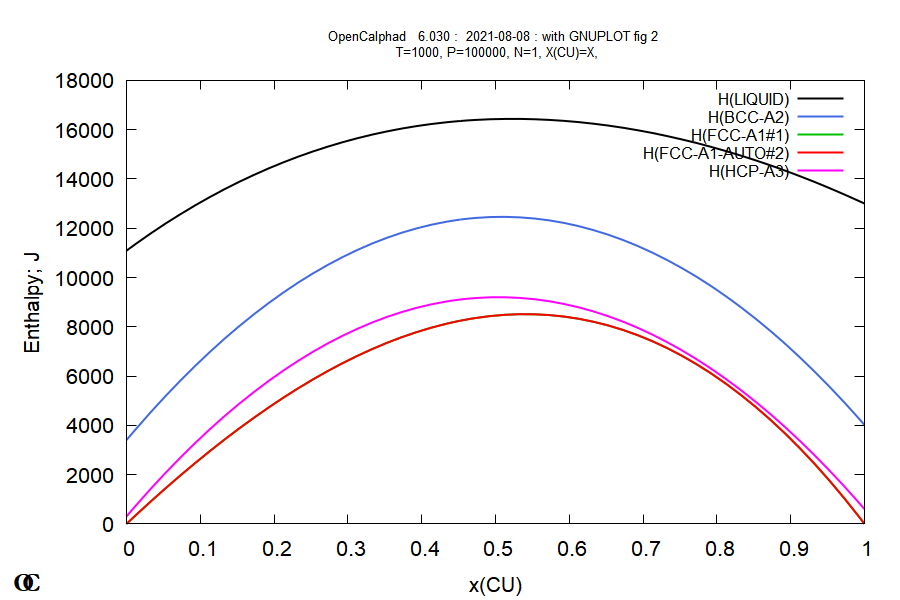

This chart was generated by the following gnuplot code:
# GNUPLOT file generated by OpenCalphad
# OpenCalphad   6.030 :  2021-08-08 : with GNUPLOT fig 2
set terminal wxt size 840,700 font "Arial,16"
#set terminal pdf color solid size 6,5 enhanced font "Arial,16"
#set output "ocgnu.pdf"
set title "OpenCalphad   6.030 :  2021-08-08 : with GNUPLOT fig 2 \n T=1000, P=100000, N=1, X(CU)=X," font "Arial,10" 
set origin 0.0, 0.0 
set size   1.0000,   1.0000
set xlabel "x(CU)"
set ylabel "Enthalpy; J"
set label "~O{.0  C}" at screen 0.02, 0.03 font "Garamond Bold,20"
set key top right font "Arial,12"
set style line  1 lt  1 lc rgb "#000000" lw 2 pt 10
set style line  2 lt  1 lc rgb "#4169E1" lw 2 pt 6
set style line  3 lt  1 lc rgb "#00C000" lw 2 pt 3
set style line  4 lt  1 lc rgb "#FF0000" lw 2 pt 2
set style line  5 lt  1 lc rgb "#FF00FF" lw 2 pt 4
set style line  6 lt  1 lc rgb "#C8C800" lw 2 pt 5
set style line  7 lt  1 lc rgb "#C0C0C0" lw 2 pt 7
set style line  8 lt  1 lc rgb "#00FFFF" lw 2 pt 8
set style line  9 lt  1 lc rgb "#804080" lw 2 pt 9
set style line 10 lt  1 lc rgb "#7CFF40" lw 2 pt 1
# for invariants, faded read
set style line 100 lt 1 lc rgb "#FF3333" lw 3 pt 1

# Some useful GNUPLOT commands for editing the figure
# This is a dashed line (on pdf/wxt):
# set style line 15 lt 0 lc rgb "#C8C800" lw 2 pt 2

# set pointsize 0.6
# set label "text" at 0.5, 0.5 rotate by 60 font "arial,12"
# set xrange [0.5 : 0.7] 
# Adding manually a line and keep scaling:
# set arrow x0, y0 to x1,y1 nohead linestyle 1
# set multiplot
# set xrange [] writeback
#  ... plot someting
# set xrange restore
#  ... plot more using same axis scaling 
# unset multiplot



# begin of data with lines    315
$OCT210808093339 << EOD
KEYS:  x(CU) H(LIQUID) H(BCC-A2) H(FCC-A1#1) H(FCC-A1-AUTO#2) H(HCP-A3) 
 # First line: LIQUID
   1    4.527363E-01    1.635145E+04 NaN  NaN  NaN  NaN 
   2    4.527563E-01    1.635150E+04 NaN  NaN  NaN  NaN 
   3    4.527763E-01    1.635155E+04 NaN  NaN  NaN  NaN 
   4    4.567763E-01    1.636097E+04 NaN  NaN  NaN  NaN 
   5    4.607763E-01    1.636984E+04 NaN  NaN  NaN  NaN 
   6    4.647763E-01    1.637814E+04 NaN  NaN  NaN  NaN 
   7    4.727363E-01    1.639298E+04 NaN  NaN  NaN  NaN 
   8    4.927363E-01    1.642058E+04 NaN  NaN  NaN  NaN 
   9    5.127363E-01    1.643447E+04 NaN  NaN  NaN  NaN 
  10    5.327363E-01    1.643486E+04 NaN  NaN  NaN  NaN 
  11    5.527363E-01    1.642195E+04 NaN  NaN  NaN  NaN 
  12    5.727363E-01    1.639596E+04 NaN  NaN  NaN  NaN 
  13    5.927363E-01    1.635707E+04 NaN  NaN  NaN  NaN 
  14    6.127363E-01    1.630546E+04 NaN  NaN  NaN  NaN 
  15    6.327363E-01    1.624132E+04 NaN  NaN  NaN  NaN 
  16    6.527363E-01    1.616481E+04 NaN  NaN  NaN  NaN 
  17    6.727363E-01    1.607610E+04 NaN  NaN  NaN  NaN 
  18    6.927363E-01    1.597534E+04 NaN  NaN  NaN  NaN 
  19    7.127363E-01    1.586268E+04 NaN  NaN  NaN  NaN 
  20    7.327363E-01    1.573825E+04 NaN  NaN  NaN  NaN 
  21    7.527363E-01    1.560219E+04 NaN  NaN  NaN  NaN 
  22    7.727363E-01    1.545462E+04 NaN  NaN  NaN  NaN 
  23    7.927363E-01    1.529567E+04 NaN  NaN  NaN  NaN 
  24    8.127363E-01    1.512543E+04 NaN  NaN  NaN  NaN 
  25    8.327363E-01    1.494401E+04 NaN  NaN  NaN  NaN 
  26    8.527363E-01    1.475150E+04 NaN  NaN  NaN  NaN 
  27    8.727363E-01    1.454800E+04 NaN  NaN  NaN  NaN 
  28    8.927363E-01    1.433358E+04 NaN  NaN  NaN  NaN 
  29    9.127363E-01    1.410830E+04 NaN  NaN  NaN  NaN 
  30    9.327363E-01    1.387224E+04 NaN  NaN  NaN  NaN 
  31    9.527363E-01    1.362545E+04 NaN  NaN  NaN  NaN 
  32    9.727363E-01    1.336798E+04 NaN  NaN  NaN  NaN 
  33    9.927363E-01    1.309988E+04 NaN  NaN  NaN  NaN 
  34    1.000000E+00    1.299988E+04    0.000000E+00    0.000000E+00    0.000000E+00    0.000000E+00
# end of line   1  LIQUID

# new line LIQUID
  35    4.527363E-01    1.635145E+04 NaN  NaN  NaN  NaN 
  36    4.527163E-01    1.635140E+04 NaN  NaN  NaN  NaN 
  37    4.526963E-01    1.635135E+04 NaN  NaN  NaN  NaN 
  38    4.486963E-01    1.634135E+04 NaN  NaN  NaN  NaN 
  39    4.446963E-01    1.633077E+04 NaN  NaN  NaN  NaN 
  40    4.406963E-01    1.631963E+04 NaN  NaN  NaN  NaN 
  41    4.327363E-01    1.629575E+04 NaN  NaN  NaN  NaN 
  42    4.127363E-01    1.622564E+04 NaN  NaN  NaN  NaN 
  43    3.927363E-01    1.614089E+04 NaN  NaN  NaN  NaN 
  44    3.727363E-01    1.604123E+04 NaN  NaN  NaN  NaN 
  45    3.527363E-01    1.592642E+04 NaN  NaN  NaN  NaN 
  46    3.327363E-01    1.579617E+04 NaN  NaN  NaN  NaN 
  47    3.127363E-01    1.565021E+04 NaN  NaN  NaN  NaN 
  48    2.927363E-01    1.548827E+04 NaN  NaN  NaN  NaN 
  49    2.727363E-01    1.531004E+04 NaN  NaN  NaN  NaN 
  50    2.527363E-01    1.511524E+04 NaN  NaN  NaN  NaN 
  51    2.327363E-01    1.490355E+04 NaN  NaN  NaN  NaN 
  52    2.127363E-01    1.467466E+04 NaN  NaN  NaN  NaN 
  53    1.927363E-01    1.442826E+04 NaN  NaN  NaN  NaN 
  54    1.727363E-01    1.416401E+04 NaN  NaN  NaN  NaN 
  55    1.527363E-01    1.388157E+04 NaN  NaN  NaN  NaN 
  56    1.327363E-01    1.358060E+04 NaN  NaN  NaN  NaN 
  57    1.127363E-01    1.326076E+04 NaN  NaN  NaN  NaN 
  58    9.273632E-02    1.292168E+04 NaN  NaN  NaN  NaN 
  59    7.273632E-02    1.256300E+04 NaN  NaN  NaN  NaN 
  60    5.273632E-02    1.218433E+04 NaN  NaN  NaN  NaN 
  61    3.273632E-02    1.178531E+04 NaN  NaN  NaN  NaN 
  62    1.273632E-02    1.136554E+04 NaN  NaN  NaN  NaN 
  63    1.100000E-12    1.108723E+04    0.000000E+00    0.000000E+00    0.000000E+00    0.000000E+00
# end of line   2  LIQUID

# new line BCC_A2
  64    4.527363E-01 NaN     1.235115E+04 NaN  NaN  NaN 
  65    4.527563E-01 NaN     1.235123E+04 NaN  NaN  NaN 
  66    4.527763E-01 NaN     1.235131E+04 NaN  NaN  NaN 
  67    4.567763E-01 NaN     1.236644E+04 NaN  NaN  NaN 
  68    4.607763E-01 NaN     1.238045E+04 NaN  NaN  NaN 
  69    4.647763E-01 NaN     1.239334E+04 NaN  NaN  NaN 
  70    4.727363E-01 NaN     1.241566E+04 NaN  NaN  NaN 
  71    4.927363E-01 NaN     1.245217E+04 NaN  NaN  NaN 
  72    5.127363E-01 NaN     1.246068E+04 NaN  NaN  NaN 
  73    5.327363E-01 NaN     1.244119E+04 NaN  NaN  NaN 
  74    5.527363E-01 NaN     1.239370E+04 NaN  NaN  NaN 
  75    5.727363E-01 NaN     1.231821E+04 NaN  NaN  NaN 
  76    5.927363E-01 NaN     1.221472E+04 NaN  NaN  NaN 
  77    6.127363E-01 NaN     1.208323E+04 NaN  NaN  NaN 
  78    6.327363E-01 NaN     1.192374E+04 NaN  NaN  NaN 
  79    6.527363E-01 NaN     1.173624E+04 NaN  NaN  NaN 
  80    6.727363E-01 NaN     1.152075E+04 NaN  NaN  NaN 
  81    6.927363E-01 NaN     1.127726E+04 NaN  NaN  NaN 
  82    7.127363E-01 NaN     1.100577E+04 NaN  NaN  NaN 
  83    7.327363E-01 NaN     1.070628E+04 NaN  NaN  NaN 
  84    7.527363E-01 NaN     1.037879E+04 NaN  NaN  NaN 
  85    7.727363E-01 NaN     1.002330E+04 NaN  NaN  NaN 
  86    7.927363E-01 NaN     9.639809E+03 NaN  NaN  NaN 
  87    8.127363E-01 NaN     9.228318E+03 NaN  NaN  NaN 
  88    8.327363E-01 NaN     8.788827E+03 NaN  NaN  NaN 
  89    8.527363E-01 NaN     8.321336E+03 NaN  NaN  NaN 
  90    8.727363E-01 NaN     7.825846E+03 NaN  NaN  NaN 
  91    8.927363E-01 NaN     7.302355E+03 NaN  NaN  NaN 
  92    9.127363E-01 NaN     6.750864E+03 NaN  NaN  NaN 
  93    9.327363E-01 NaN     6.171373E+03 NaN  NaN  NaN 
  94    9.527363E-01 NaN     5.563882E+03 NaN  NaN  NaN 
  95    9.727363E-01 NaN     4.928391E+03 NaN  NaN  NaN 
  96    9.927363E-01 NaN     4.264901E+03 NaN  NaN  NaN 
  97    1.000000E+00    0.000000E+00    4.017000E+03    0.000000E+00    0.000000E+00    0.000000E+00
# end of line   3  BCC_A2

# new line BCC_A2
  98    4.527363E-01 NaN     1.235115E+04 NaN  NaN  NaN 
  99    4.527163E-01 NaN     1.235107E+04 NaN  NaN  NaN 
 100    4.526963E-01 NaN     1.235100E+04 NaN  NaN  NaN 
 101    4.486963E-01 NaN     1.233472E+04 NaN  NaN  NaN 
 102    4.446963E-01 NaN     1.231733E+04 NaN  NaN  NaN 
 103    4.406963E-01 NaN     1.229882E+04 NaN  NaN  NaN 
 104    4.327363E-01 NaN     1.225864E+04 NaN  NaN  NaN 
 105    4.127363E-01 NaN     1.213814E+04 NaN  NaN  NaN 
 106    3.927363E-01 NaN     1.198963E+04 NaN  NaN  NaN 
 107    3.727363E-01 NaN     1.181312E+04 NaN  NaN  NaN 
 108    3.527363E-01 NaN     1.160861E+04 NaN  NaN  NaN 
 109    3.327363E-01 NaN     1.137610E+04 NaN  NaN  NaN 
 110    3.127363E-01 NaN     1.111559E+04 NaN  NaN  NaN 
 111    2.927363E-01 NaN     1.082708E+04 NaN  NaN  NaN 
 112    2.727363E-01 NaN     1.051057E+04 NaN  NaN  NaN 
 113    2.527363E-01 NaN     1.016606E+04 NaN  NaN  NaN 
 114    2.327363E-01 NaN     9.793553E+03 NaN  NaN  NaN 
 115    2.127363E-01 NaN     9.393044E+03 NaN  NaN  NaN 
 116    1.927363E-01 NaN     8.964534E+03 NaN  NaN  NaN 
 117    1.727363E-01 NaN     8.508025E+03 NaN  NaN  NaN 
 118    1.527363E-01 NaN     8.023516E+03 NaN  NaN  NaN 
 119    1.327363E-01 NaN     7.511007E+03 NaN  NaN  NaN 
 120    1.127363E-01 NaN     6.970498E+03 NaN  NaN  NaN 
 121    9.273632E-02 NaN     6.401989E+03 NaN  NaN  NaN 
 122    7.273632E-02 NaN     5.805479E+03 NaN  NaN  NaN 
 123    5.273632E-02 NaN     5.180970E+03 NaN  NaN  NaN 
 124    3.273632E-02 NaN     4.528461E+03 NaN  NaN  NaN 
 125    1.273632E-02 NaN     3.847952E+03 NaN  NaN  NaN 
 126    1.100000E-12    0.000000E+00    3.400000E+03    0.000000E+00    0.000000E+00    0.000000E+00
# end of line   4  BCC_A2

# new line FCC_A1#1
 127    4.527363E-01 NaN  NaN     8.248028E+03 NaN  NaN 
 128    4.527563E-01 NaN  NaN     8.248146E+03 NaN  NaN 
 129    4.527763E-01 NaN  NaN     8.248264E+03 NaN  NaN 
 130    4.567763E-01 NaN  NaN     8.271428E+03 NaN  NaN 
 131    4.607763E-01 NaN  NaN     8.293557E+03 NaN  NaN 
 132    4.647763E-01 NaN  NaN     8.314645E+03 NaN  NaN 
 133    4.727363E-01 NaN  NaN     8.353500E+03 NaN  NaN 
 134    4.927363E-01 NaN  NaN     8.432650E+03 NaN  NaN 
 135    5.127363E-01 NaN  NaN     8.484940E+03 NaN  NaN 
 136    5.327363E-01 NaN  NaN     8.509832E+03 NaN  NaN 
 137    5.527363E-01 NaN  NaN     8.506789E+03 NaN  NaN 
 138    5.727363E-01 NaN  NaN     8.475272E+03 NaN  NaN 
 139    5.927363E-01 NaN  NaN     8.414744E+03 NaN  NaN 
 140    6.127363E-01 NaN  NaN     8.324668E+03 NaN  NaN 
 141    6.327363E-01 NaN  NaN     8.204504E+03 NaN  NaN 
 142    6.527363E-01 NaN  NaN     8.053717E+03 NaN  NaN 
 143    6.727363E-01 NaN  NaN     7.871767E+03 NaN  NaN 
 144    6.927363E-01 NaN  NaN     7.658117E+03 NaN  NaN 
 145    7.127363E-01 NaN  NaN     7.412229E+03 NaN  NaN 
 146    7.327363E-01 NaN  NaN     7.133566E+03 NaN  NaN 
 147    7.527363E-01 NaN  NaN     6.821589E+03 NaN  NaN 
 148    7.727363E-01 NaN  NaN     6.475761E+03 NaN  NaN 
 149    7.927363E-01 NaN  NaN     6.095545E+03 NaN  NaN 
 150    8.127363E-01 NaN  NaN     5.680401E+03 NaN  NaN 
 151    8.327363E-01 NaN  NaN     5.229793E+03 NaN  NaN 
 152    8.527363E-01 NaN  NaN     4.743183E+03 NaN  NaN 
 153    8.727363E-01 NaN  NaN     4.220033E+03 NaN  NaN 
 154    8.927363E-01 NaN  NaN     3.659805E+03 NaN  NaN 
 155    9.127363E-01 NaN  NaN     3.061961E+03 NaN  NaN 
 156    9.327363E-01 NaN  NaN     2.425964E+03 NaN  NaN 
 157    9.527363E-01 NaN  NaN     1.751276E+03 NaN  NaN 
 158    9.727363E-01 NaN  NaN     1.037359E+03 NaN  NaN 
 159    9.927363E-01 NaN  NaN     2.836749E+02 NaN  NaN 
 160    1.000000E+00    0.000000E+00    0.000000E+00    4.337074E-08    0.000000E+00    0.000000E+00
# end of line   5  FCC_A1#1

# new line FCC_A1#1
 161    4.527363E-01 NaN  NaN     8.248028E+03 NaN  NaN 
 162    4.527163E-01 NaN  NaN     8.247909E+03 NaN  NaN 
 163    4.526963E-01 NaN  NaN     8.247791E+03 NaN  NaN 
 164    4.486963E-01 NaN  NaN     8.223575E+03 NaN  NaN 
 165    4.446963E-01 NaN  NaN     8.198332E+03 NaN  NaN 
 166    4.406963E-01 NaN  NaN     8.172066E+03 NaN  NaN 
 167    4.327363E-01 NaN  NaN     8.116771E+03 NaN  NaN 
 168    4.127363E-01 NaN  NaN     7.960268E+03 NaN  NaN 
 169    3.927363E-01 NaN  NaN     7.779056E+03 NaN  NaN 
 170    3.727363E-01 NaN  NaN     7.573673E+03 NaN  NaN 
 171    3.527363E-01 NaN  NaN     7.344657E+03 NaN  NaN 
 172    3.327363E-01 NaN  NaN     7.092545E+03 NaN  NaN 
 173    3.127363E-01 NaN  NaN     6.817875E+03 NaN  NaN 
 174    2.927363E-01 NaN  NaN     6.521186E+03 NaN  NaN 
 175    2.727363E-01 NaN  NaN     6.203014E+03 NaN  NaN 
 176    2.527363E-01 NaN  NaN     5.863899E+03 NaN  NaN 
 177    2.327363E-01 NaN  NaN     5.504376E+03 NaN  NaN 
 178    2.127363E-01 NaN  NaN     5.124985E+03 NaN  NaN 
 179    1.927363E-01 NaN  NaN     4.726262E+03 NaN  NaN 
 180    1.727363E-01 NaN  NaN     4.308747E+03 NaN  NaN 
 181    1.527363E-01 NaN  NaN     3.872976E+03 NaN  NaN 
 182    1.327363E-01 NaN  NaN     3.419487E+03 NaN  NaN 
 183    1.127363E-01 NaN  NaN     2.948819E+03 NaN  NaN 
 184    9.273632E-02 NaN  NaN     2.461508E+03 NaN  NaN 
 185    7.273632E-02 NaN  NaN     1.958093E+03 NaN  NaN 
 186    5.273632E-02 NaN  NaN     1.439112E+03 NaN  NaN 
 187    3.273632E-02 NaN  NaN     9.051015E+02 NaN  NaN 
 188    1.273632E-02 NaN  NaN     3.566003E+02 NaN  NaN 
 189    1.100000E-12    0.000000E+00    0.000000E+00    3.104557E-08    0.000000E+00    0.000000E+00
# end of line   6  FCC_A1#1

# new line FCC_A1_AUTO#2
 190    4.527363E-01 NaN  NaN  NaN     8.248028E+03 NaN 
 191    4.527563E-01 NaN  NaN  NaN     8.248146E+03 NaN 
 192    4.527763E-01 NaN  NaN  NaN     8.248264E+03 NaN 
 193    4.567763E-01 NaN  NaN  NaN     8.271428E+03 NaN 
 194    4.607763E-01 NaN  NaN  NaN     8.293557E+03 NaN 
 195    4.647763E-01 NaN  NaN  NaN     8.314645E+03 NaN 
 196    4.727363E-01 NaN  NaN  NaN     8.353500E+03 NaN 
 197    4.927363E-01 NaN  NaN  NaN     8.432650E+03 NaN 
 198    5.127363E-01 NaN  NaN  NaN     8.484940E+03 NaN 
 199    5.327363E-01 NaN  NaN  NaN     8.509832E+03 NaN 
 200    5.527363E-01 NaN  NaN  NaN     8.506789E+03 NaN 
 201    5.727363E-01 NaN  NaN  NaN     8.475272E+03 NaN 
 202    5.927363E-01 NaN  NaN  NaN     8.414744E+03 NaN 
 203    6.127363E-01 NaN  NaN  NaN     8.324668E+03 NaN 
 204    6.327363E-01 NaN  NaN  NaN     8.204504E+03 NaN 
 205    6.527363E-01 NaN  NaN  NaN     8.053717E+03 NaN 
 206    6.727363E-01 NaN  NaN  NaN     7.871767E+03 NaN 
 207    6.927363E-01 NaN  NaN  NaN     7.658117E+03 NaN 
 208    7.127363E-01 NaN  NaN  NaN     7.412229E+03 NaN 
 209    7.327363E-01 NaN  NaN  NaN     7.133566E+03 NaN 
 210    7.527363E-01 NaN  NaN  NaN     6.821589E+03 NaN 
 211    7.727363E-01 NaN  NaN  NaN     6.475761E+03 NaN 
 212    7.927363E-01 NaN  NaN  NaN     6.095545E+03 NaN 
 213    8.127363E-01 NaN  NaN  NaN     5.680401E+03 NaN 
 214    8.327363E-01 NaN  NaN  NaN     5.229793E+03 NaN 
 215    8.527363E-01 NaN  NaN  NaN     4.743183E+03 NaN 
 216    8.727363E-01 NaN  NaN  NaN     4.220033E+03 NaN 
 217    8.927363E-01 NaN  NaN  NaN     3.659805E+03 NaN 
 218    9.127363E-01 NaN  NaN  NaN     3.061961E+03 NaN 
 219    9.327363E-01 NaN  NaN  NaN     2.425964E+03 NaN 
 220    9.527363E-01 NaN  NaN  NaN     1.751276E+03 NaN 
 221    9.727363E-01 NaN  NaN  NaN     1.037359E+03 NaN 
 222    9.927363E-01 NaN  NaN  NaN     2.836749E+02 NaN 
 223    1.000000E+00    0.000000E+00    0.000000E+00    0.000000E+00    4.337074E-08    0.000000E+00
# end of line   7  FCC_A1_AUTO#2

# new line FCC_A1_AUTO#2
 224    4.527363E-01 NaN  NaN  NaN     8.248028E+03 NaN 
 225    4.527163E-01 NaN  NaN  NaN     8.247909E+03 NaN 
 226    4.526963E-01 NaN  NaN  NaN     8.247791E+03 NaN 
 227    4.486963E-01 NaN  NaN  NaN     8.223575E+03 NaN 
 228    4.446963E-01 NaN  NaN  NaN     8.198332E+03 NaN 
 229    4.406963E-01 NaN  NaN  NaN     8.172066E+03 NaN 
 230    4.327363E-01 NaN  NaN  NaN     8.116771E+03 NaN 
 231    4.127363E-01 NaN  NaN  NaN     7.960268E+03 NaN 
 232    3.927363E-01 NaN  NaN  NaN     7.779056E+03 NaN 
 233    3.727363E-01 NaN  NaN  NaN     7.573673E+03 NaN 
 234    3.527363E-01 NaN  NaN  NaN     7.344657E+03 NaN 
 235    3.327363E-01 NaN  NaN  NaN     7.092545E+03 NaN 
 236    3.127363E-01 NaN  NaN  NaN     6.817875E+03 NaN 
 237    2.927363E-01 NaN  NaN  NaN     6.521186E+03 NaN 
 238    2.727363E-01 NaN  NaN  NaN     6.203014E+03 NaN 
 239    2.527363E-01 NaN  NaN  NaN     5.863899E+03 NaN 
 240    2.327363E-01 NaN  NaN  NaN     5.504376E+03 NaN 
 241    2.127363E-01 NaN  NaN  NaN     5.124985E+03 NaN 
 242    1.927363E-01 NaN  NaN  NaN     4.726262E+03 NaN 
 243    1.727363E-01 NaN  NaN  NaN     4.308747E+03 NaN 
 244    1.527363E-01 NaN  NaN  NaN     3.872976E+03 NaN 
 245    1.327363E-01 NaN  NaN  NaN     3.419487E+03 NaN 
 246    1.127363E-01 NaN  NaN  NaN     2.948819E+03 NaN 
 247    9.273632E-02 NaN  NaN  NaN     2.461508E+03 NaN 
 248    7.273632E-02 NaN  NaN  NaN     1.958093E+03 NaN 
 249    5.273632E-02 NaN  NaN  NaN     1.439112E+03 NaN 
 250    3.273632E-02 NaN  NaN  NaN     9.051015E+02 NaN 
 251    1.273632E-02 NaN  NaN  NaN     3.566003E+02 NaN 
 252    1.100000E-12    0.000000E+00    0.000000E+00    0.000000E+00    3.104557E-08    0.000000E+00
# end of line   8  FCC_A1_AUTO#2

# new line HCP_A3
 253    4.527363E-01 NaN  NaN  NaN  NaN     9.107636E+03
 254    4.527563E-01 NaN  NaN  NaN  NaN     9.107708E+03
 255    4.527763E-01 NaN  NaN  NaN  NaN     9.107780E+03
 256    4.567763E-01 NaN  NaN  NaN  NaN     9.121643E+03
 257    4.607763E-01 NaN  NaN  NaN  NaN     9.134385E+03
 258    4.647763E-01 NaN  NaN  NaN  NaN     9.146008E+03
 259    4.727363E-01 NaN  NaN  NaN  NaN     9.165805E+03
 260    4.927363E-01 NaN  NaN  NaN  NaN     9.195974E+03
 261    5.127363E-01 NaN  NaN  NaN  NaN     9.198143E+03
 262    5.327363E-01 NaN  NaN  NaN  NaN     9.172313E+03
 263    5.527363E-01 NaN  NaN  NaN  NaN     9.118482E+03
 264    5.727363E-01 NaN  NaN  NaN  NaN     9.036651E+03
 265    5.927363E-01 NaN  NaN  NaN  NaN     8.926820E+03
 266    6.127363E-01 NaN  NaN  NaN  NaN     8.788989E+03
 267    6.327363E-01 NaN  NaN  NaN  NaN     8.623158E+03
 268    6.527363E-01 NaN  NaN  NaN  NaN     8.429327E+03
 269    6.727363E-01 NaN  NaN  NaN  NaN     8.207497E+03
 270    6.927363E-01 NaN  NaN  NaN  NaN     7.957666E+03
 271    7.127363E-01 NaN  NaN  NaN  NaN     7.679835E+03
 272    7.327363E-01 NaN  NaN  NaN  NaN     7.374004E+03
 273    7.527363E-01 NaN  NaN  NaN  NaN     7.040173E+03
 274    7.727363E-01 NaN  NaN  NaN  NaN     6.678342E+03
 275    7.927363E-01 NaN  NaN  NaN  NaN     6.288512E+03
 276    8.127363E-01 NaN  NaN  NaN  NaN     5.870681E+03
 277    8.327363E-01 NaN  NaN  NaN  NaN     5.424850E+03
 278    8.527363E-01 NaN  NaN  NaN  NaN     4.951019E+03
 279    8.727363E-01 NaN  NaN  NaN  NaN     4.449188E+03
 280    8.927363E-01 NaN  NaN  NaN  NaN     3.919357E+03
 281    9.127363E-01 NaN  NaN  NaN  NaN     3.361526E+03
 282    9.327363E-01 NaN  NaN  NaN  NaN     2.775696E+03
 283    9.527363E-01 NaN  NaN  NaN  NaN     2.161865E+03
 284    9.727363E-01 NaN  NaN  NaN  NaN     1.520034E+03
 285    9.927363E-01 NaN  NaN  NaN  NaN     8.502031E+02
 286    1.000000E+00    0.000000E+00    0.000000E+00    0.000000E+00    0.000000E+00    6.000000E+02
# end of line   9  HCP_A3

# new line HCP_A3
 287    4.527363E-01 NaN  NaN  NaN  NaN     9.107636E+03
 288    4.527163E-01 NaN  NaN  NaN  NaN     9.107564E+03
 289    4.526963E-01 NaN  NaN  NaN  NaN     9.107492E+03
 290    4.486963E-01 NaN  NaN  NaN  NaN     9.092487E+03
 291    4.446963E-01 NaN  NaN  NaN  NaN     9.076362E+03
 292    4.406963E-01 NaN  NaN  NaN  NaN     9.059117E+03
 293    4.327363E-01 NaN  NaN  NaN  NaN     9.021467E+03
 294    4.127363E-01 NaN  NaN  NaN  NaN     8.907298E+03
 295    3.927363E-01 NaN  NaN  NaN  NaN     8.765128E+03
 296    3.727363E-01 NaN  NaN  NaN  NaN     8.594959E+03
 297    3.527363E-01 NaN  NaN  NaN  NaN     8.396790E+03
 298    3.327363E-01 NaN  NaN  NaN  NaN     8.170621E+03
 299    3.127363E-01 NaN  NaN  NaN  NaN     7.916452E+03
 300    2.927363E-01 NaN  NaN  NaN  NaN     7.634283E+03
 301    2.727363E-01 NaN  NaN  NaN  NaN     7.324114E+03
 302    2.527363E-01 NaN  NaN  NaN  NaN     6.985944E+03
 303    2.327363E-01 NaN  NaN  NaN  NaN     6.619775E+03
 304    2.127363E-01 NaN  NaN  NaN  NaN     6.225606E+03
 305    1.927363E-01 NaN  NaN  NaN  NaN     5.803437E+03
 306    1.727363E-01 NaN  NaN  NaN  NaN     5.353268E+03
 307    1.527363E-01 NaN  NaN  NaN  NaN     4.875099E+03
 308    1.327363E-01 NaN  NaN  NaN  NaN     4.368929E+03
 309    1.127363E-01 NaN  NaN  NaN  NaN     3.834760E+03
 310    9.273632E-02 NaN  NaN  NaN  NaN     3.272591E+03
 311    7.273632E-02 NaN  NaN  NaN  NaN     2.682422E+03
 312    5.273632E-02 NaN  NaN  NaN  NaN     2.064253E+03
 313    3.273632E-02 NaN  NaN  NaN  NaN     1.418084E+03
 314    1.273632E-02 NaN  NaN  NaN  NaN     7.439146E+02
 315    1.100000E-12    0.000000E+00    0.000000E+00    0.000000E+00    0.000000E+00    3.000000E+02
# end of line  10  HCP_A3


EOD


plot for [i=3: 7] $OCT210808093339 using 2:i with lines ls (i-2+ 0) title columnheader(i)
pause mouse
